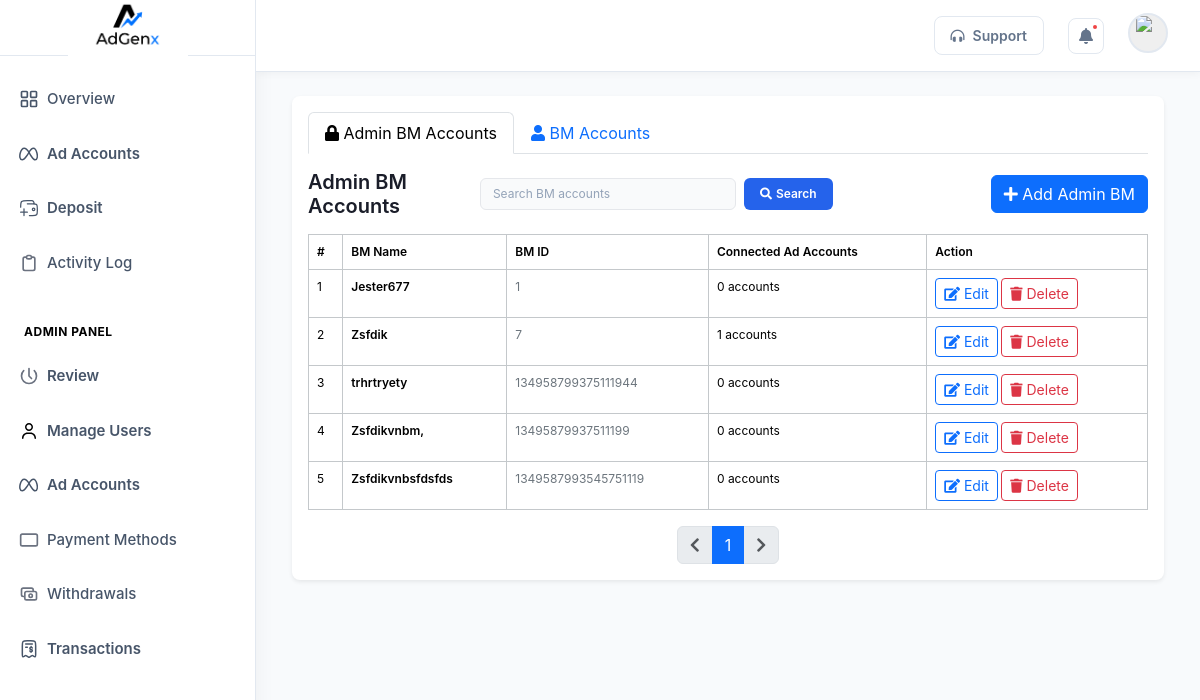
/admin_dashboard/admin_bm/ (signed in), run on the app's committed database.
### admin_dashboard/models.py (models this page shows, shortened)
class SiteSettings(models.Model):
    hero_title_line1 = models.CharField(max_length=100, default='Scale Your Ads.')
    hero_title_line2 = models.CharField(max_length=100, default='Faster & Smarter.')
    hero_subtitle = models.TextField(default='Get premium ad accounts for Facebook, TikTok & Google Ads. Top up instantly, manage everything from one dashboard.')
    hero_badge_text = models.CharField(max_length=100, default='Trusted Ad Account Platform')
    stat_users = models.CharField(max_length=20, default='500+')
    stat_ad_spend = models.CharField(max_length=20, default='$2M+')
    about_title = models.CharField(max_length=150, default='We Help Advertisers Run Ads Without Limits')
    about_body1 = models.TextField(default='Adgenx was founded by a team of performance marketers who were tired of getting ad accounts banned, restricted, or limited.')
    about_body2 = models.TextField(default='Our team manages every account personally — ensuring fast top-ups, zero downtime, and full transparency in every transaction.')
    about_founded_year = models.CharField(max_length=10, default='2022')
    about_stat_clients = models.CharField(max_length=20, default='500+')
    about_stat_spend = models.CharField(max_length=20, default='$2M+')
    about_stat_uptime = models.CharField(max_length=20, default='99%')
    whatsapp_number = models.CharField(max_length=30, blank=True, default='8801XXXXXXXXX')
    email_support = models.EmailField(blank=True, default='support@adgenx.com')
    facebook_url = models.URLField(blank=True, default='#')
    telegram_url = models.URLField(blank=True, default='#')
    tiktok_url = models.URLField(blank=True, default='#')
    instagram_url = models.URLField(blank=True, default='#')
    footer_tagline = models.CharField(max_length=200, default='Premium ad account management platform for Facebook, TikTok & Google Ads. Scale without limits.')
    logo = models.ImageField(upload_to='logos/', blank=True, null=True, help_text='Upload logo image (max 2MB, PNG/JPG recommended)')
    class Meta:
        verbose_name = 'Site Settings'
    @classmethod
    def get(cls):
        obj, _ = cls.objects.get_or_create(pk=1)
        return obj

### dashboard/models.py (models this page shows, shortened)
class AdminBM(models.Model):
    acc_name = models.CharField(max_length=100)
    acc_id = models.IntegerField(unique=True)

### admin_dashboard/views.py (the view)
# urls.py: path('admin_bm/', views.manage_admin_bm, name='manage_admin_bm'),
@login_required(login_url='auth')
@require_permission('can_manage_accounts')
def manage_admin_bm(request):
    tab = request.GET.get('tab', 'admin_bm')  # Default to admin_bm tab
    search_query = request.GET.get('search', '')
    admin_bms = None
    bm_accounts = None
    if tab == 'admin_bm':
        if search_query:
            admin_bms = AdminBM.objects.filter(Q(acc_name__icontains=search_query) | Q(acc_id__icontains=search_query))
        else:
            admin_bms = AdminBM.objects.all()
        admin_bms = paginate_data(request, admin_bms, 20)
    elif tab == 'bm_accounts':
        if search_query:
            bm_accounts = BMAccount.objects.filter(Q(acc_name__icontains=search_query) | Q(acc_id__icontains=search_query))
        else:
            bm_accounts = BMAccount.objects.all()
        bm_accounts = paginate_data(request, bm_accounts, 20)
    return render(request, 'manage_admin_bm.html', {
        'admin_bms': admin_bms,
        'bm_accounts': bm_accounts,
        'search_query': search_query,
        'tab': tab
    })

### admin_dashboard/templates/manage_admin_bm.html (shortened to what this page needs)
{% extends 'layout.html' %}
{% block content %}
<main class="flex-grow-1 overflow-auto p-4">
<div class="container-fluid">
<section class="bg-white rounded-3 shadow-sm p-3">
<ul class="nav nav-tabs mb-3" role="tablist">
  <li class="nav-item" role="presentation">
    <a class="nav-link {% if tab == 'admin_bm' %}active{% endif %}" href="?tab=admin_bm" role="tab">
      <i class="fas fa-lock"></i> Admin BM Accounts
    </a>
  </li>
  <li class="nav-item" role="presentation">
    <a class="nav-link {% if tab == 'bm_accounts' %}active{% endif %}" href="?tab=bm_accounts" role="tab">
      <i class="fas fa-user"></i> BM Accounts
    </a>
  </li>
</ul>
<div class="d-flex flex-column flex-sm-row justify-content-between align-items-center mb-3 gap-3">
<h2 class="fw-semibold fs-5 mb-0">
  {% if tab == 'admin_bm' %}
    Admin BM Accounts
  {% else %}
    BM Accounts (User Submitted)
  {% endif %}
</h2>
<div class="d-flex gap-2 align-items-center w-100 w-sm-auto">
<form method="get" class="d-flex gap-2 flex-grow-1">
<input type="search" class="input-search" placeholder="Search BM accounts" name="search" value="{{ search_query }}" autocomplete="off" />
<button type="submit" class="btn-create"><i class="fas fa-search"></i> Search</button>
</form>
{% if tab == 'admin_bm' %}
<a href="{% url 'admin_dashboard:add_admin_bm' %}" class="btn btn-primary" style="white-space: nowrap;">
  <i class="fas fa-plus"></i> Add Admin BM
</a>
{% endif %}
</div>
</div>
{% if tab == 'admin_bm' %}
<div class="table-responsive">
<table class="table table-borderless align-middle mb-0 fs-6">
<thead class="bg-light border border-secondary-subtle">
<tr>
<th class="border border-secondary-subtle">#</th>
<th class="border border-secondary-subtle">BM Name</th>
<th class="border border-secondary-subtle">BM ID</th>
<th class="border border-secondary-subtle">Connected Ad Accounts</th>
<th class="border border-secondary-subtle">Action</th>
</tr>
</thead>
<tbody>
{% for bm in admin_bms %}
<tr class="border border-secondary-subtle">
<td class="border border-secondary-subtle">{{ admin_bms.start_index|add:forloop.counter0 }}</td>
<td class="border border-secondary-subtle">
<p class="fw-semibold mb-0">{{ bm.acc_name }}</p>
</td>
<td class="border border-secondary-subtle">
<p class="text-secondary mb-0">{{ bm.acc_id }}</p>
</td>
<td class="border border-secondary-subtle">
<p class="mb-0">{{ bm.adaccount_set.count }} accounts</p>
</td>
<td class="border border-secondary-subtle">
<a href="{% url 'admin_dashboard:edit_admin_bm' bm.id %}" class="btn btn-sm btn-outline-primary">
<i class="fas fa-edit"></i> Edit
</a>
<a href="{% url 'admin_dashboard:delete_admin_bm' bm.id %}" class="btn btn-sm btn-outline-danger">
<i class="fas fa-trash"></i> Delete
</a>
</td>
</tr>
{% empty %}
<tr>
<td colspan="5" class="text-center py-4">No Admin BM accounts found.</td>
</tr>
{% endfor %}
</tbody>
</table>
</div>
<div class="d-flex flex-wrap justify-content-center align-items-center mt-3 text-secondary fs-6">
<nav aria-label="Page navigation">
<ul class="pagination mb-0">
{% if admin_bms.has_previous %}
<li class="page-item">
<a class="page-link" href="?tab=admin_bm&page={{ admin_bms.previous_page_number }}{% if search_query %}&search={{ search_query }}{% endif %}">
<i class="fas fa-chevron-left"></i>
</a>
</li>
{% else %}
<li class="page-item disabled">
<span class="page-link"><i class="fas fa-chevron-left"></i></span>
</li>
{% endif %}
{% for i in admin_bms.paginator.page_range %}
{% if admin_bms.number == i %}
<li class="page-item active"><span class="page-link">{{ i }}</span></li>
{% else %}
<li class="page-item"><a class="page-link" href="?tab=admin_bm&page={{ i }}{% if search_query %}&search={{ search_query }}{% endif %}">{{ i }}</a></li>
{% endif %}
{% endfor %}
{% if admin_bms.has_next %}
<li class="page-item">
<a class="page-link" href="?tab=admin_bm&page={{ admin_bms.next_page_number }}{% if search_query %}&search={{ search_query }}{% endif %}">
<i class="fas fa-chevron-right"></i>
</a>
</li>
{% else %}
<li class="page-item disabled">
<span class="page-link"><i class="fas fa-chevron-right"></i></span>
</li>
{% endif %}
</ul>
</nav>
</div>
{% endif %}
</section>
</div>
</main>
{% endblock %}

### dashboard/templates/layout.html (shortened to what this page needs)
{% load static %}
<!DOCTYPE html>
<html lang="en">
<head>
    <link href="https://cdn.jsdelivr.net/npm/bootstrap@5.3.7/dist/css/bootstrap.min.css" rel="stylesheet">
    <link href="https://cdnjs.cloudflare.com/ajax/libs/font-awesome/5.15.3/css/all.min.css" rel="stylesheet" >
    <link rel="stylesheet" href="{% static 'styles.css' %}">
</head>
<body>
    <div class="d-flex">
    <aside class="sidebar d-flex flex-column justify-content-between">
    <div>
        <div class="d-flex justify-content-center align-items-center">
            <a href="{% url 'index' %}" class="logo d-flex align-items-center gap-2 text-decoration-none">
                {% if settings.logo %}
                    <img loading="lazy" src="{{ settings.logo.url }}" alt="Logo" />
                {% else %}
                    <span>Adgenx</span>
                {% endif %}
            </a>
        </div>
        <nav class="nav flex-column mt-0 px-0 gap-0" aria-label="Main Menu">
        {% if not request.user.is_staff %}
        <a href="{% url 'index' %}" class="nav-link d-flex align-items-center gap-2" aria-current="page">
            Overview
        </a>
        {% if user_permissions.can_manage_accounts %}
        <a href="{% url 'ad_accounts' %}" class="nav-link d-flex align-items-center gap-2 fw-semibold fw-semibold ad-accounts-link">
            Ad Accounts
        </a>
        {% endif %}
        {% if user_permissions.can_manage_payments %}
        <a href="{% url 'deposit' %}" class="nav-link d-flex align-items-center gap-2 fw-semibold fw-semibold ad-accounts-link">
            Deposit
        </a>
        {% endif %}
        <a href="{% url 'admin_dashboard:activity_log' %}" class="nav-link d-flex align-items-center gap-2">
            Activity Log
        </a>
        {% endif %}
        {% if request.user.is_staff or user_permissions.can_review_deposits or user_permissions.can_manage_users or user_permissions.can_edit_settings %}
        <div style="padding: 1rem 1.5rem 0.5rem; margin-top: 1rem; border-top: 1px solid rgba(255,255,255,0.1);">
            <p style="color: #000000; font-size: 0.75rem; font-weight: 700; text-transform: uppercase; letter-spacing: 0.5px; margin: 0;">
                Admin Panel
            </p>
        </div>
        {% if request.user.is_staff or user_permissions.can_review_deposits %}
        <a href="{% url 'admin_dashboard:review_deposit' %}" class="nav-link d-flex align-items-center gap-2 fw-semibold fw-semibold ad-accounts-link">
            Review
        </a>
        {% endif %}
        {% if request.user.is_staff or user_permissions.can_manage_users %}
        <a href="{% url 'admin_dashboard:manage_user' %}" class="nav-link d-flex align-items-center gap-2 fw-semibold fw-semibold ad-accounts-link">
            Manage Users
        </a>
        {% endif %}
        {% if request.user.is_staff or user_permissions.can_manage_accounts %}
        <a href="{% url 'admin_dashboard:admin_ad_accounts' %}" class="nav-link d-flex align-items-center gap-2 fw-semibold fw-semibold ad-accounts-link">
            Ad Accounts
        </a>
        {% endif %}
        {% if request.user.is_staff or user_permissions.can_manage_payments %}
        <a href="{% url 'admin_dashboard:payment_methods' %}" class="nav-link d-flex align-items-center gap-2">
            Payment Methods
        </a>
        {% endif %}
        {% if request.user.is_staff or user_permissions.can_review_deposits %}
        <a href="{% url 'admin_dashboard:withdrawal_requests' %}" class="nav-link d-flex align-items-center gap-2">
            Withdrawals
        </a>
        {% endif %}
        {% endif %}
        {% if user_permissions.can_manage_payments or user_permissions.can_review_deposits %}
        <a href="{% url 'deposit_transactions'  %}" class="nav-link d-flex align-items-center gap-2 fw-semibold fw-semibold ad-accounts-link">
            Transactions
        </a>
        {% endif %}
        </nav>
    </div>
    </aside>
    <div class="flex-grow-1 d-flex flex-column">
    <header class="topbar">
        <div class="topbar-right">
            {% if not request.user.is_staff %}
            <button type="button" class="btn-support">
                <i class="fas fa-headphones-alt"></i> <span class="d-none d-sm-inline">Support</span>
            </button>
            {% endif %}
            <button type="button" aria-label="Notifications" class="btn-icon position-relative">
                <i class="fas fa-bell"></i>
                <span class="notification-badge"></span>
            </button>
            <div class="dropdown">
                <button type="button" aria-label="User menu" class="avatar" onclick="toggleDropdown()">
                    <img loading="lazy" src="https://img.icons8.com/?size=100&id=60655&format=png&color=000000" alt="User profile picture, circular avatar with gray background" />
                </button>
            </div>
        </div>
    </header>
    {% block content %}
    {% endblock %}
    </div>
    </div>
</body>
</html>

### data on the page
SiteSettings: logo (picture)
AdminBM: start_index|add "1", acc_name "Jester677", acc_id "1", adaccount_set.count "0"
AdminBM: start_index|add "2", acc_name "Zsfdik", acc_id "7", adaccount_set.count "1"
AdminBM: start_index|add "3", acc_name "trhrtryety", acc_id "134958799375111944", adaccount_set.count "0"
AdminBM: start_index|add "4", acc_name "Zsfdikvnbm,", acc_id "13495879937511199", adaccount_set.count "0"
AdminBM: start_index|add "5", acc_name "Zsfdikvnbsfdsfds", acc_id "1349587993545751119", adaccount_set.count "0"

### other printed values
{{ i }} "1"
